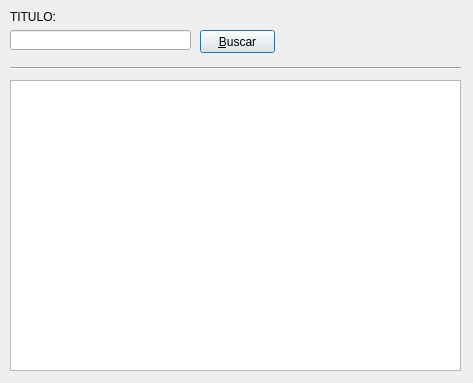
<?xml version="1.0" encoding="UTF-8"?>
<ui version="4.0">
 <class>DlgBusquedaGenerica</class>
 <widget class="QDialog" name="DlgBusquedaGenerica">
  <property name="geometry">
   <rect>
    <x>0</x>
    <y>0</y>
    <width>473</width>
    <height>383</height>
   </rect>
  </property>
  <property name="windowTitle">
   <string>Seleccionar ciudad</string>
  </property>
  <widget class="QPushButton" name="buscarPushButton">
   <property name="geometry">
    <rect>
     <x>200</x>
     <y>30</y>
     <width>75</width>
     <height>23</height>
    </rect>
   </property>
   <property name="text">
    <string>&amp;Buscar</string>
   </property>
  </widget>
  <widget class="QLineEdit" name="busquedaLineEdit">
   <property name="geometry">
    <rect>
     <x>10</x>
     <y>30</y>
     <width>181</width>
     <height>20</height>
    </rect>
   </property>
   <property name="maxLength">
    <number>13</number>
   </property>
  </widget>
  <widget class="QLabel" name="busquedaLabel">
   <property name="geometry">
    <rect>
     <x>10</x>
     <y>10</y>
     <width>46</width>
     <height>13</height>
    </rect>
   </property>
   <property name="text">
    <string>TITULO:</string>
   </property>
  </widget>
  <widget class="QTableView" name="busquedaTableView">
   <property name="geometry">
    <rect>
     <x>10</x>
     <y>80</y>
     <width>451</width>
     <height>291</height>
    </rect>
   </property>
  </widget>
  <widget class="Line" name="line">
   <property name="geometry">
    <rect>
     <x>10</x>
     <y>60</y>
     <width>451</width>
     <height>16</height>
    </rect>
   </property>
   <property name="orientation">
    <enum>Qt::Horizontal</enum>
   </property>
  </widget>
 </widget>
 <tabstops>
  <tabstop>busquedaLineEdit</tabstop>
  <tabstop>buscarPushButton</tabstop>
  <tabstop>busquedaTableView</tabstop>
 </tabstops>
 <resources/>
 <connections/>
</ui>
